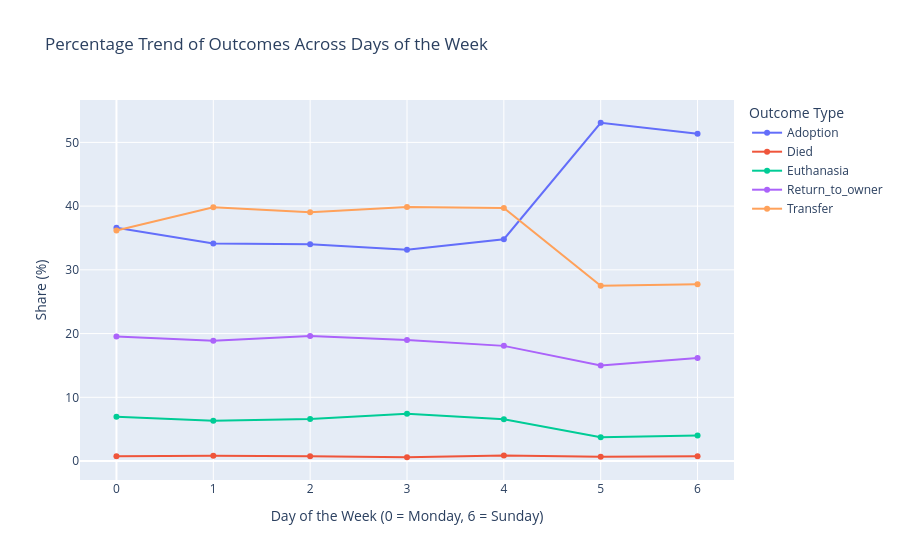

Notebook source saved alongside this figure:
### Code cell
"""
Aggregate outcome frequencies by day of the week and normalize row-wise 
to examine weekly behavioral patterns. Melt the aggregated matrix and plot 
a line chart to track percentage shifts of each outcome type throughout the week.
"""
weekday_outcome = (
    pd.crosstab(
        train_transformed["DateTime_weekday"],
        train_transformed["OutcomeType"],
        normalize="index",
    )
    * 100
).reset_index()

weekday_outcome_melted = weekday_outcome.melt(
    id_vars="DateTime_weekday",
    var_name="OutcomeType",
    value_name="Percentage",
)

fig_weekday = px.line(
    weekday_outcome_melted,
    x="DateTime_weekday",
    y="Percentage",
    color="OutcomeType",
    markers=True,
    title="Percentage Trend of Outcomes Across Days of the Week",
    labels={
        "DateTime_weekday": "Day of the Week (0 = Monday, 6 = Sunday)",
        "Percentage": "Share (%)",
        "OutcomeType": "Outcome Type",
    },
)
fig_weekday.show()

### Figure 1 — Plotly figure (JSON) as saved in the notebook; plotly's stock layout.template omitted (floating-point values rounded to 4 significant figures)
{"data": [{"hovertemplate": "Outcome Type=Adoption<br>Day of the Week (0 = Monday, 6 = Sunday)=%{x}<br>Share (%)=%{y}<extra></extra>", "legendgroup": "Adoption", "line": {"color": "#636efa", "dash": "solid"}, "marker": {"symbol": "circle"}, "mode": "lines+markers", "name": "Adoption", "orientation": "v", "showlegend": true, "type": "scatter", "x": [0, 1, 2, 3, 4, 5, 6], "xaxis": "x", "y": [36.61, 34.14, 34.02, 33.15, 34.8, 53.08, 51.36], "yaxis": "y"}, {"hovertemplate": "Outcome Type=Died<br>Day of the Week (0 = Monday, 6 = Sunday)=%{x}<br>Share (%)=%{y}<extra></extra>", "legendgroup": "Died", "line": {"color": "#EF553B", "dash": "solid"}, "marker": {"symbol": "circle"}, "mode": "lines+markers", "name": "Died", "orientation": "v", "showlegend": true, "type": "scatter", "x": [0, 1, 2, 3, 4, 5, 6], "xaxis": "x", "y": [0.7305, 0.8214, 0.7407, 0.5924, 0.8645, 0.667, 0.7413], "yaxis": "y"}, {"hovertemplate": "Outcome Type=Euthanasia<br>Day of the Week (0 = Monday, 6 = Sunday)=%{x}<br>Share (%)=%{y}<extra></extra>", "legendgroup": "Euthanasia", "line": {"color": "#00cc96", "dash": "solid"}, "marker": {"symbol": "circle"}, "mode": "lines+markers", "name": "Euthanasia", "orientation": "v", "showlegend": true, "type": "scatter", "x": [0, 1, 2, 3, 4, 5, 6], "xaxis": "x", "y": [6.953, 6.314, 6.581, 7.405, 6.553, 3.749, 4.007], "yaxis": "y"}, {"hovertemplate": "Outcome Type=Return_to_owner<br>Day of the Week (0 = Monday, 6 = Sunday)=%{x}<br>Share (%)=%{y}<extra></extra>", "legendgroup": "Return_to_owner", "line": {"color": "#ab63fa", "dash": "solid"}, "marker": {"symbol": "circle"}, "mode": "lines+markers", "name": "Return_to_owner", "orientation": "v", "showlegend": true, "type": "scatter", "x": [0, 1, 2, 3, 4, 5, 6], "xaxis": "x", "y": [19.53, 18.89, 19.63, 18.99, 18.07, 15.0, 16.17], "yaxis": "y"}, {"hovertemplate": "Outcome Type=Transfer<br>Day of the Week (0 = Monday, 6 = Sunday)=%{x}<br>Share (%)=%{y}<extra></extra>", "legendgroup": "Transfer", "line": {"color": "#FFA15A", "dash": "solid"}, "marker": {"symbol": "circle"}, "mode": "lines+markers", "name": "Transfer", "orientation": "v", "showlegend": true, "type": "scatter", "x": [0, 1, 2, 3, 4, 5, 6], "xaxis": "x", "y": [36.17, 39.84, 39.03, 39.87, 39.71, 27.51, 27.73], "yaxis": "y"}], "layout": {"legend": {"title": {"text": "Outcome Type"}, "tracegroupgap": 0}, "title": {"text": "Percentage Trend of Outcomes Across Days of the Week"}, "xaxis": {"anchor": "y", "domain": [0, 1], "title": {"text": "Day of the Week (0 = Monday, 6 = Sunday)"}}, "yaxis": {"anchor": "x", "domain": [0, 1], "title": {"text": "Share (%)"}}}}
